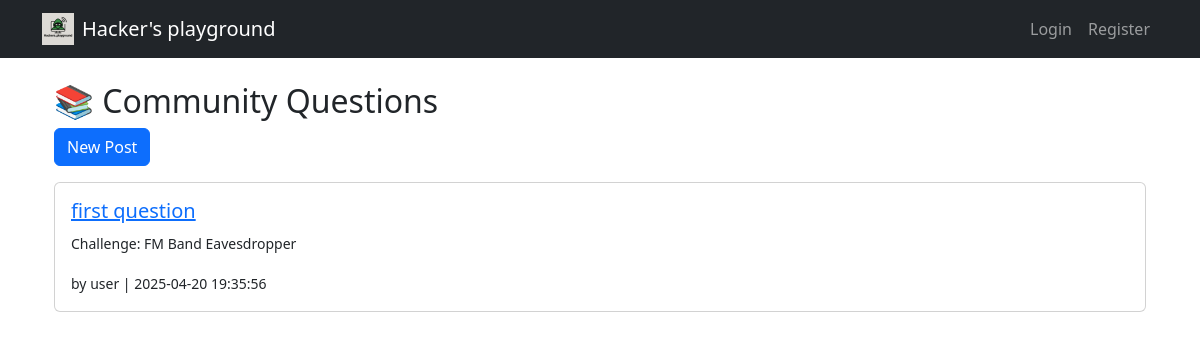
Page /forum on the committed database.
### tables this page shows
CREATE TABLE posts (
  id INTEGER PRIMARY KEY AUTOINCREMENT,
  user_id INTEGER,
  title TEXT,
  content TEXT,
  filename TEXT,
  challenge_id INTEGER,
  created_at TEXT DEFAULT CURRENT_TIMESTAMP,
  FOREIGN KEY(user_id) REFERENCES users(id),
  FOREIGN KEY(challenge_id) REFERENCES challenges(id)
);

CREATE TABLE challenges (
  id INTEGER PRIMARY KEY AUTOINCREMENT,
  title TEXT NOT NULL,
  category TEXT,
  message TEXT,
  difficulty TEXT,
  score INTEGER,
  flag TEXT
);

CREATE TABLE users (
  id INTEGER PRIMARY KEY AUTOINCREMENT,
  username TEXT NOT NULL UNIQUE,
  password TEXT NOT NULL,
  email TEXT,
  comment TEXT,
  nationality TEXT,
  score INTEGER DEFAULT 0,
  ranking INTEGER DEFAULT 0
);

### routes/forum.py (the view)
@forum_routes.route('/forum')
def forum():
    conn = get_db()
    cur = conn.cursor()
    cur.execute("""
        SELECT posts.*, users.username, challenges.title AS challenge_title
        FROM posts
        LEFT JOIN users ON posts.user_id = users.id
        LEFT JOIN challenges ON posts.challenge_id = challenges.id
        ORDER BY posts.created_at DESC
    """)
    posts = cur.fetchall()
    return render_template('forum/forum.html', posts=posts)

### routes/forum.py (called while the page is built)
def get_db():
    conn = sqlite3.connect('database.db')
    conn.row_factory = sqlite3.Row
    return conn

### templates/forum/forum.html (shortened to what this page needs)
{% extends 'base.html' %}
{% block content %}
<div class="container">
  <h2>📚 Community Questions</h2>
  <a href="/forum/new" class="btn btn-primary mb-3">New Post</a>
  {% for post in posts %}
    <div class="card mb-3">
      <div class="card-body">
        <h5><a href="/forum/{{ post.id }}">{{ post.title }}</a></h5>
        <p><small>Challenge: {{ post.challenge_title or 'Others' }}</small></p>
        <small>by {{ post.username }} | {{ post.created_at }}</small>
      </div>
    </div>
  {% else %}
    <p>No questions yet. Be the first to ask!</p>
  {% endfor %}
</div>
{% endblock %}

### rows in the picture
posts: title "first question", title "FM Band Eavesdropper", username "user", created_at "2025-04-20 19:35:56"
